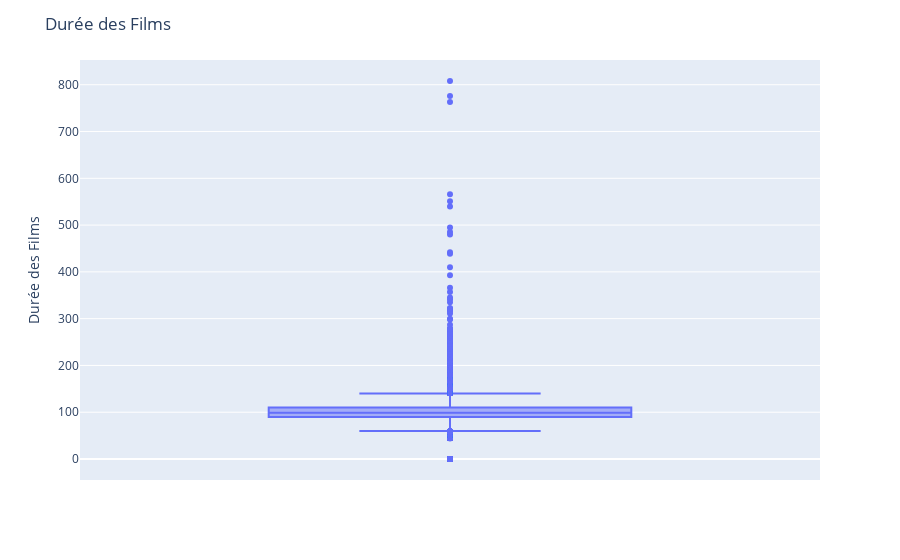

The notebook cell saved with this chart:
### Code cell
# plt.figure(figsize=(10, 6))
# plt.boxplot(
#     df["titre_duree"],
#     patch_artist=True
# )
# plt.title("Durée des films en minutes")
# plt.tight_layout()
# plt.show()


boxplot(df)

### Figure 1 — Plotly figure (JSON) as saved in the notebook; plotly's stock layout.template omitted (floating-point values rounded to 4 significant figures; data arrays with more than 128 entries replaced by an {"elided": "..."} marker saying what was removed)
{"data": [{"alignmentgroup": "True", "boxpoints": "outliers", "hovertemplate": "titre_duree=%{y}<extra></extra>", "legendgroup": "", "marker": {"color": "#636efa"}, "name": "", "notched": false, "offsetgroup": "", "orientation": "v", "showlegend": false, "type": "box", "x0": " ", "xaxis": "x", "y": {"elided": "36797 int values"}, "y0": " ", "yaxis": "y"}], "layout": {"boxmode": "group", "legend": {"tracegroupgap": 0}, "margin": {"t": 60}, "showlegend": false, "title": {"text": "Durée des Films"}, "xaxis": {"anchor": "y", "domain": [0, 1]}, "yaxis": {"anchor": "x", "domain": [0, 1], "title": {"text": "Durée des Films"}}}}
